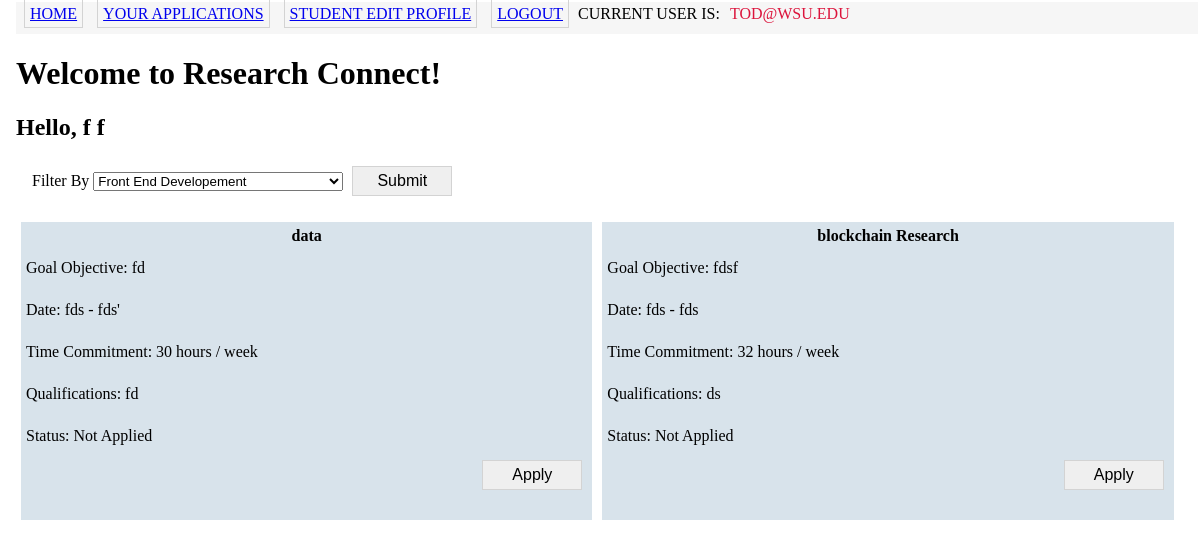
The app's page /s_index (signed in) with its own data.
### app/Model/models.py (models this page shows, shortened)
class User(db.Model,UserMixin):
    __tablename__='user'
    id = db.Column(db.Integer, primary_key=True)
    name = db.Column(db.String(50))
    username=db.Column(db.String(120),unique=True,index=True)
    password_hash=db.Column(db.String(128))
    firstname = db.Column(db.String(64))
    lastname = db.Column(db.String(64))
    phone_num=db.Column(db.String(15))
    wsu_id=db.Column(db.String(10),index=True)
    user_type = db.Column(db.String(50))
    __mapper_args__ = {
        'polymorphic_identity': 'users',
        'polymorphic_on':user_type
    }

class Post(db.Model):
    id = db.Column(db.Integer, primary_key=True)
    faculty_id = db.Column(db.String(20),db.ForeignKey('user.id'))
    title = db.Column(db.String(150))
    endDate = db.Column(db.String(64))
    startDate = db.Column(db.String(64))
    description = db.Column(db.String(2500))
    faculty_id = db.Column(db.Integer,db.ForeignKey('user.id'))
    commitment = db.Column(db.Integer)
    qualifications = db.Column(db.String(2500))
    students_applied = db.relationship("Apply", back_populates = "post_applied")
    interests = db.relationship('Interest',
        secondary = postInterests,
        back_populates = 'posts',
        primaryjoin=(postInterests.c.post_id == id),
        lazy='dynamic')

### app/Controller/routes.py (the view)
@bp_routes.route('/', methods=['GET', 'POST'])
@bp_routes.route('/s_index', methods=['GET', 'POST'])
@login_required
def s_index():
    if current_user.user_type != 'Student':
        return redirect(url_for('auth.login'))
    interest_list = []
    if (current_user.is_authenticated):
        available_interests = current_user.interests.all()
        interest_list = [(i.name) for i in available_interests]
        interest_list.append('View All')
    sort_form = SortForm()
    sort_form.sort_by.choices = interest_list
    if sort_form.validate_on_submit():
        print("selection : " + str(sort_form.sort_by.data))
        posts = get_posts(sort_form.sort_by.data)
    else:
        posts = Post.query.order_by(Post.id.desc())
    return render_template('student_home.html', posts = posts, form=sort_form)

### app/Controller/forms.py
class SortForm(FlaskForm):
    sort_by = SelectField('Filter By', choices = [(2,'Recommended'), (1,'Data Science')])
    submit = SubmitField('Submit')

### app/Model/models.py (called while the page is built)
@login.user_loader
def load_user(id):
    return User.query.get(int(id))

    def is_applied(self, thePost):
        return (Apply.query.filter_by(student_id = self.id).filter_by(post_id = thePost.id).count() > 0)

### app/View/templates/student_home.html (shortened to what this page needs)
{% extends "base.html" %}
{% block content %}
    <h1>Welcome to Research Connect!</h1>
    <h2>Hello, {{ current_user.firstname }} {{ current_user.lastname }}</h2>
    {% if form %}
    <form action = "http://localhost:5000/s_index" method = "POST" style = "padding-left:16px;" class = 'formselect'>
        <div class = 'formselect'>
            {{ form.sort_by.label}}
            {{ form.sort_by() }}
            {{ form.submit(class = 'button') }}
        </div>
    {% endif %}
    </form>
    <div class = 'postlist'>
    {% for post in posts %}
        <div class = 'post-box'>
            {% include '_post.html' %}
        </div>
    {% endfor %}
    </div>
{% endblock %}

### app/View/templates/base.html (shortened to what this page needs)
<html>
    <head>
       <link rel="stylesheet" href="{{ url_for('static', filename='css/main.css') }}">
    </head>
    <body>
        <div class ="nav-container">
        <table>
            <tr>
                {% if current_user.user_type=="Student"%}
                <td><a href="{{ url_for('routes.s_index') }}" class = "button">Home</a></td>
                <td><a href="{{url_for('routes.s_your_app')}}" class = "button"> Your Applications </a></td>
                <td><a href="{{ url_for('routes.s_edit_profile') }}" class = "button"> Student Edit Profile </a></td>
                <td><a href="{{ url_for('auth.logout') }}" class = "button"> Logout </a></td>
                <td> Current user is: <span class="useritem"> {{current_user.username}} </span> </td>
                {%endif%}
            </tr>
        </table>
        </div>
        <div>
            {% block content %} {% endblock %}
        </div>
    </body>
</html>

### app/View/templates/_post.html (shortened to what this page needs)
<table class = "posttable" style = "width:100%" valign="top">
    <tr>
        <td colspan="3"><div class="posttitle"> {{post.title}} </div>
        </td>
    </tr>
    <tr>
        <td width = "100%"><div class="postmessage">
            Goal Objective: {{post.description}}
        </div>
        </td>
    </tr>
    <tr>
        <td><div class="postmessage"> Date: {{post.startDate}} - {{post.endDate}} </div>
        </td>
    </tr>
    <tr>
        <td><div class="postmessage">  Time Commitment: {{post.commitment}} hours / week </div>
        </td>
    </tr>
    <tr>
        <td><div class="postmessage"> Qualifications: {{ post.qualifications }}
        </div>
        </td>
    </tr>
    <tr>
        <td colspan="3">
            {% if current_user.user_type == 'Student' %}
                {% if current_user.is_applied(post) == false %}
                    <div class="postmessage">
                        Status: Not Applied
                    </div>
                    <div style="margin-left: 75%; text-align: right;">
                        <form action = "{{ url_for('routes.apply', postid = post.id) }}" method = "post">
                            <input type = 'submit', value = 'Apply', class = 'button'>
                        </form>
                    </div>
                {% endif %}
            {% endif %}
        </td>
    </tr>
    <tr>
        <td>
        </td>
    </tr>
</table>

### app/View/static/css/main.css (style rules this page uses)
body { margin: 1px 1px 1px 15px; padding: 1px; font-family: Tahoma; text-align: left; }
.nav-container { background:#f6f6f6; font-family: Tahoma; font-size: 12px; height: 32px; text-transform: uppercase; }
.button { width : 100px; padding : 3px; font-size: 16px; margin : 5px; padding : 5px; border: 1px solid lightgray; }
.posttable { width : 100%; margin: 0px; table-layout: auto; }
.postlist { display: flex; flex-wrap: wrap; }
@media screen and (min-width: 1200px) { .post-box { display: flex; vertical-align: middle; background: rgb(216, 227, 235); width: 32%; margin: 5px; padding: 2px; } }
@media screen and (min-width: 800px) and (max-width: 1200px) { .post-box { display: flex; vertical-align: middle; background: rgb(216, 227, 235); width: 48%; margin: 5px; padding: 2px; } }
.posttitle { text-align: center; font-weight: bold; }
.useritem { text-align: center; padding: 3px; margin: 4px 3px 4px 3px; color: crimson; text-transform: uppercase; }
.postmessage { font-family: Tahoma; font-size: 16px; padding-top: 10px; padding-bottom: 10px; overflow-wrap: normal; }

### records on screen
User: username "TOD@WSU.EDU", firstname "f", lastname "f"
Post: title "data", description "fd", startDate "fds", endDate "fds'", commitment "30", qualifications "fd"
Post: title "blockchain Research", description "fdsf", startDate "fds", endDate "fds", commitment "32", qualifications "ds"
